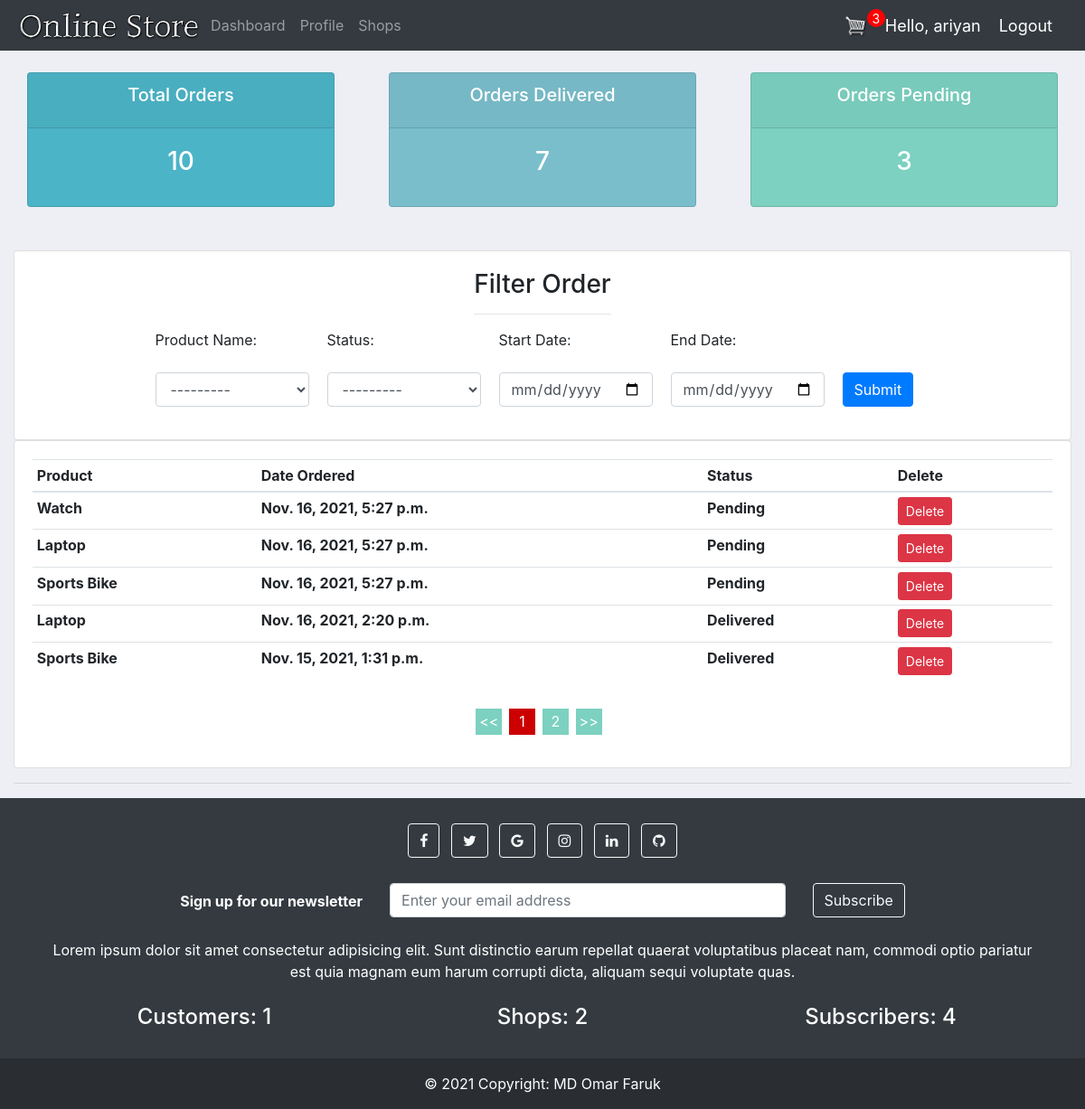
Screenshot of /user/dashboard/ (signed in) with the database file from the repository.
### ecommerce_web/models.py (models this page shows, shortened)
class OrderItem(models.Model):
    STATUS = (
        ('Pending','Pending'),
        ('Out for delivery', 'Out for delivery'),
        ('Delivered','Delivered')
    )
    customer = models.ForeignKey(Customer, null=True, on_delete= models.SET_NULL)
    product = models.ForeignKey(Product, on_delete=models.SET_NULL, blank=True, null=True)
    shop = models.ForeignKey(ShopOwner, on_delete=models.SET_NULL, blank=True, null=True)
    order = models.ForeignKey(Order, on_delete=models.SET_NULL, blank=True, null=True)
    quantity = models.IntegerField(default=0,null=True,blank=True)
    date_added = models.DateTimeField(auto_now_add=True)
    status = models.CharField(default="Pending",max_length=200,blank=True, null=True,choices=STATUS)

### accounts/models.py (models this page shows)
class Product(models.Model):
    shopowner = models.ForeignKey(ShopOwner, null=True, on_delete= models.SET_NULL)
    name = models.CharField(max_length=200, null=True)
    price = models.FloatField(null=True)
    category = models.ManyToManyField(Category)
    description = models.CharField(max_length=200, null=True,blank=True)
    date_created = models.DateTimeField(auto_now_add=True, null=True)
    tags = models.ManyToManyField(Tag)
    digital = models.BooleanField(default=False, null=True, blank=False)
    img = models.ImageField(default="product-pic.jpg",null = True,blank = True)
    stock = models.IntegerField(default=0, null = True,blank = True)
    discount = models.IntegerField(default=0, null = True,blank = True)
    discount_amount = models.FloatField(default=0, null = True,blank = True)
    rate = models.FloatField(default=0, null = True,blank = True)
    def __str__(self):
        return self.name

### accounts/views.py (the view)
# urls.py: path('user/dashboard/',views.userPage,name='user-page'),
@login_required(login_url='login')
def userPage(request):
    shops = ShopOwner.objects.all().count()
    customers = Customer.objects.all().count()
    subscribers = Subscriber.objects.all()
    total_subscriber = subscribers.count()
    if request.user.is_authenticated:
        customer = request.user.customer
        order, created = Order.objects.get_or_create(customer=customer, complete=False)
        cartItems = order.get_cart_items
    else:
        order = {'get_cart_total':0, 'get_cart_items':0,'shipping':False}
    orders = request.user.customer.orderitem_set.all().order_by('-date_added')
    total_orders = orders.count()
    delivered = orders.filter(status='Delivered').count()
    pending = orders.filter(status='Pending').count()
    myFilter = OrderFilter(request.GET,queryset=orders)
    orders = myFilter.qs
    context = {'customers':customers,'shops':shops,'total_subscriber':total_subscriber,'orders':orders,'total_orders':total_orders,'cartItems':cartItems,
    'delivered':delivered,'pending':pending,'myFilter':myFilter}
    return render(request, 'accounts/user.html', context)

### accounts/models.py (called while the page is built)
    @property
    def get_cart_items(self):
        orderitems = self.orderitem_set.all()
        total = sum([item.quantity for item in orderitems])
        return total

### accounts/templates/accounts/user.html (shortened to what this page needs)
{% extends 'accounts/main.html' %}
{% load static %}
{% load widget_tweaks %}
{% block content %}
{% include 'accounts/status.html' %}
<br><br>
<div class="row">
    <div class="col">
        <div class="card card-body" style="align-items: center;">
            <div class="text-center">
                <h3>Filter Order</h3>
                <hr>
            </div>
            <form method="get">
                <p class="filter-form">Product Name: <br><br> {{ myFilter.form.product|add_class:'form-control' }}</p>
                <p class="filter-form">Status: <br><br>{{ myFilter.form.status|add_class:'form-control' }}</p>
                <p class="filter-form">Start Date: <br><br><input class="form-control" type="date" name="start_date" id="id_start_date"></p>
                <p class="filter-form">End Date: <br><br><input class="form-control" type="date" name="end_date" id="id_end_date"></p>
                <p class="filter-form"><br><br><input class="btn btn-primary"  type="submit" name="Search" ></p>
            </form>
        </div>
    </div>
</div>
<div class="row">
    <div class="col-md">
        <div class="card card-body">
            <table class="table table-sm paginated">
                <thead>
                <tr>
                    <th>Product</th>
                    <th>Date Ordered</th>
                    <th>Status</th>
                    <th>Delete</th>
                </tr>
            </thead>
                {% for order in orders %}
                <tr>
                    <th>{{order.product}}</th>
                    <th>{{order.date_added}}</th>
                    <th>{{order.status}}</th>
                    <td><a class="btn btn-sm btn-danger" href="{% url 'delete_order' order.id %}">Delete</a></td>
                </tr>
                {% endfor %}
            </table>
        </div>
    </div>
</div>
{% endblock content %}

### accounts/templates/accounts/navbar.html (shortened to what this page needs)
{% load static %}
<nav class="navbar navbar-expand-lg navbar-dark bg-dark">
    <img src="{% static 'images/logo.png'%}" alt="" height="40px">
    <div class="collapse navbar-collapse" id="navbarNav">
      <ul class="navbar-nav">
        {% if request.user.is_staff %}
        <li class="nav-item active">
          <a class="nav-link" href="{% url 'home' %}">Dashboard</a>
        </li>
        <li class="nav-item">
          <a class="nav-link" href="{% url 'products' %}">Products</a>
        </li>
        <li class="nav-item">
          <a class="nav-link" href="{% url 'account' %}">Profile</a>
        </li>
        {% else %}
        <li class="nav-item">
          <a class="nav-link" href="{% url 'user-page' %}">Dashboard</a>
        </li>
        <li class="nav-item">
          <a class="nav-link" href="{% url 'account' %}">Profile</a>
        </li>
        <li class="nav-item">
          <a class="nav-link" href="{% url 'shops' %}">Shops</a>
        </li>
        {% endif %}
      </ul>
    </div>
    {% if not request.user.is_staff %}
    <div class="form-inline my-2 my-lg-0">
      <a href="{% url 'cart' %}"><img src="{% static 'images/cart.png' %}" alt="" id="cart-icon"></a>
      <p id="cart-total">{{cartItems}}</p>
    </div>
    {% endif %}
    <span class="hello-msg">Hello, {{request.user}}</span>
    <span ><a class="hello-msg" href="{% url 'logout' %}">Logout</a></span>
  </nav>

### static/css/main.css (style rules this page uses)
body { background-color: #edeff5; }

### accounts/templates/accounts/navbar.html (style rules this page uses)
.hello-msg { font-size:18px; color:#fff; margin-right: 20px; }
#cart-icon { width: 25px; display: inline-block; margin-left: 15px; color: azure; }
#cart-total { display: block; text-align: center; color: #fff; background-color: red; width: 20px; height: 20px; border-radius: 50%; font-size: 14px; }

### accounts/templates/accounts/user.html (style rules this page uses)
.filter-form { width: 170px; float: left; display: inline-block; margin-right: 20px; }
.filter-form:last-child { width: 77px; }

### rows the page displays
OrderItem: product "Watch", date_added "Nov. 16, 2021, 5:27 p.m.", status "Pending"
OrderItem: product "Laptop", date_added "Nov. 16, 2021, 5:27 p.m.", status "Pending"
OrderItem: product "Sports Bike", date_added "Nov. 16, 2021, 5:27 p.m.", status "Pending"
OrderItem: product "Laptop", date_added "Nov. 16, 2021, 2:20 p.m.", status "Delivered"
OrderItem: product "Sports Bike", date_added "Nov. 15, 2021, 1:31 p.m.", status "Delivered"

### other values shown
{{ cartItems }} "3"
{{ request.user }} "ariyan"
{{ total_orders }} "10"
{{ delivered }} "7"
{{ pending }} "3"
{{ customers }} "1"
{{ shops }} "2"
{{ total_subscriber }} "4"
